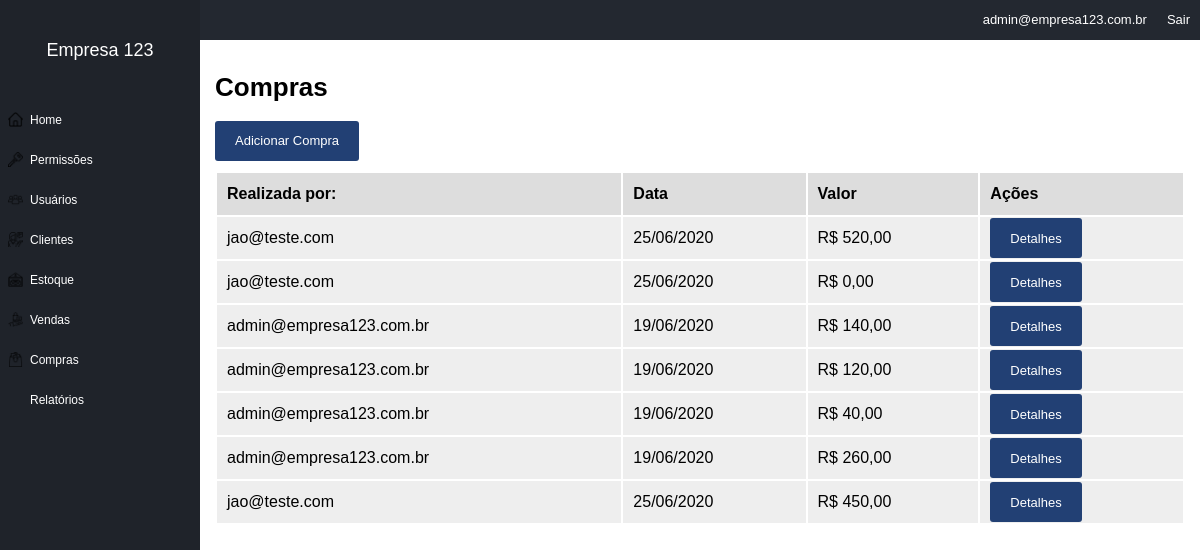
Screenshot of /purchases (signed in) with the database file from the repository.
### tables this page shows
CREATE TABLE IF NOT EXISTS `purchases` (
  `id` int(11) NOT NULL AUTO_INCREMENT,
  `id_user` int(11) NOT NULL,
  `date_purchase` datetime NOT NULL,
  `total_price` float NOT NULL,
  `id_company` int(11) NOT NULL,
  PRIMARY KEY (`id`)
);

### core/controller.php (called while the page is built, shortened)
<?php
class controller{
    public function loadTemplate($viewName, $viewData = array()){
        include 'views/template.php';
    }
    public function loadViewInTemplate($viewName, $viewData = array()){
        extract($viewData);
        include 'views/'.$viewName.'.php';
    }
}
?>

### core/core.php (called while the page is built, shortened)
<?php
class Core{
    public function run(){
        $url = explode("index.php",$_SERVER['PHP_SELF']);
        $url = end($url);
        $params = array();
      if (!empty($url)){
          $url = explode('/', $url);
          array_shift($url);
          array_shift($url);
          if (isset($url[0])){
              $currentAction = $url[0];
              array_shift($url);
          } else {
              $currentAction='index';
          }
      }else{
          $currentController = 'homeController';
          $currentAction= 'index';
      }
        require_once 'core/controller.php';
      $c =new $currentController();
      call_user_func_array(array($c, $currentAction),$params);
    }
}
?>

### index.php (called while the page is built, shortened)
<?php
require 'config.php';
$core = new Core();
$core -> run();
?>

### core/model.php (called while the page is built, shortened)
<?php
class model{
    public function __construct(){
        global $config;
        $this->db = new PDO("mysql:dbname=".$config['dbname'].';host='.$config['host'],$config['dbuser'],$config['dbpass']);
    }
}
?>

### config.php (called while the page is built, shortened)
<?php
$config = array();
if (ENVIRONMENT == "development"){
    $config['dbname'] = 'contaazul';
    $config['host']= 'localhost';
    $config['dbuser']= 'root';
    $config['dbpass']= '';
}else{
    $config['dbname'] = 'contaazul';
    $config['host']= 'localhost';
    $config['dbuser']= 'root';
    $config['dbpass']= '';
}

### models/Purchases.php (called while the page is built, shortened)
<?php
class Purchases extends model{
    public function purchaseInfo($offset, $id_company){
        $array = array();
        $sql = $this->db->prepare("
            SELECT
                purchases.id,
                purchases.id_user,
                purchases.date_purchase,
                purchases.total_price,
                (select users.email from users where users.id = purchases.id_user AND users.id_company = purchases.id_company) as userEmail
            FROM purchases
            WHERE id_company = :id_company");
        $sql->bindValue(":id_company",$id_company);
        $sql->execute();
        if($sql->rowCount()>0){
            $array = $sql->fetchAll();
        }
        return $array;
    }
}
?>

### models/Users.php (called while the page is built, shortened)
<?php
class Users extends model {
    private $userInfo;
    private $permissions;
    public function setLoggedUser(){
        if(isset($_SESSION['ccUser'] )&& !empty($_SESSION['ccUser'])){
           $id = $_SESSION['ccUser'];
           $sql = $this->db->prepare("SELECT * FROM users WHERE id = :id");
           $sql->bindValue(':id', $id);
           $sql->execute();
           if($sql->rowCount() > 0){
                $this->userInfo = $sql->fetch();
                $this->permissions = new Permissions();
                $this->permissions->setGroup($this->userInfo['id_group'], $this->userInfo['id_company']);
           }
        }
    }
    public function hasPermission($name){
        return $this->permissions->hasPermission($name);
    }
    public function getCompany(){
        if(isset($this->userInfo['id_company'])){
             return $this->userInfo['id_company'];
        }else{
            return 0;
        }
    }
}
?>

### models/Permissions.php (called while the page is built, shortened)
<?php
class Permissions extends model{
    private $permissions;
    public function setGroup($id, $id_company){
        $this->permissions = array();
        $sql = $this->db->prepare("SELECT params FROM permission_groups WHERE id = :id AND id_company = :id_company");
        $sql->bindValue(':id', $id);
        $sql->bindValue(':id_company', $id_company);
        $sql->execute();
        if($sql->rowCount() > 0){
            $row = $sql->fetch();
            $params = $row['params'];
            $sql = $this->db->prepare("SELECT name FROM permission_params WHERE id IN ($params) AND id_company = :id_company");
            $sql->bindValue(':id_company', $id_company);
            $sql->execute();
            if($sql->rowCount()>0){
                foreach($sql->fetchAll() as $item){
                    $this->permissions[] = $item['name'];
                }
            }
        }
    }
    public function hasPermission($name){
        if(in_array($name, $this->permissions)){
           return true;
        }else{
            return false;
        }
    }
}
?>

### views/purchases.php (the view)
<h1>Compras</h1>
<a href="<?=BASE_URL?>/purchases/add"><div class="button">Adicionar Compra</div></a>
<table border="0" width="100%">
    <tr>
        <th>Realizada por:</th>
        <th>Data</th>
        <th>Valor</th>
        <th>Ações</th>
    </tr>
    <?php foreach($purchases_list as $purchase_item):?>
        <tr>
            <td><?= $purchase_item['userEmail']?></td>
            <td><?= date('d/m/Y', strtotime($purchase_item['date_purchase']));?></td>
            <td>R$ <?= number_format($purchase_item['total_price'], 2,',', '.')?></td>
            <td>
                <a href="<?= BASE_URL;?>/purchases/details/<?= $purchase_item['id'];?>"><button>Detalhes</button></a>
            </td>
        </tr>
    <?php endforeach;?>
</table>

### assets/css/template.css (style rules this page uses)
body { margin:0; padding:0; font-size:13px; font-family: Arial; }
input[type=submit], button, .button { border:0px; background-color: #224074; color:#FFF; height:40px; line-height: 40px; border-radius:3px; padding-left: 20px; padding-right:20px; cursor:pointer; font-size: 13px; display:inline-block; }
table { margin-top:10px; }
table th { height:40px; line-height: 40px; background-color: #DDD; text-align: left; padding-left: 10px; padding-right: 10px; }
table td { height:40px; line-height: 40px; background-color: #EEE; text-align: left; padding-left:10px; padding-right:10px; }

### rows the page displays
purchases: userEmail "jao@teste.com", date_purchase "25/06/2020", total_price "520,00"
purchases: userEmail "jao@teste.com", date_purchase "25/06/2020", total_price "0,00"
purchases: userEmail "admin@empresa123.com.br", date_purchase "19/06/2020", total_price "140,00"
purchases: userEmail "admin@empresa123.com.br", date_purchase "19/06/2020", total_price "120,00"
purchases: userEmail "admin@empresa123.com.br", date_purchase "19/06/2020", total_price "40,00"
purchases: userEmail "admin@empresa123.com.br", date_purchase "19/06/2020", total_price "260,00"
purchases: userEmail "jao@teste.com", date_purchase "25/06/2020", total_price "450,00"

### other values shown
$viewData['company_name'] "Empresa 123"
$viewData['user_email'] "admin@empresa123.com.br"
